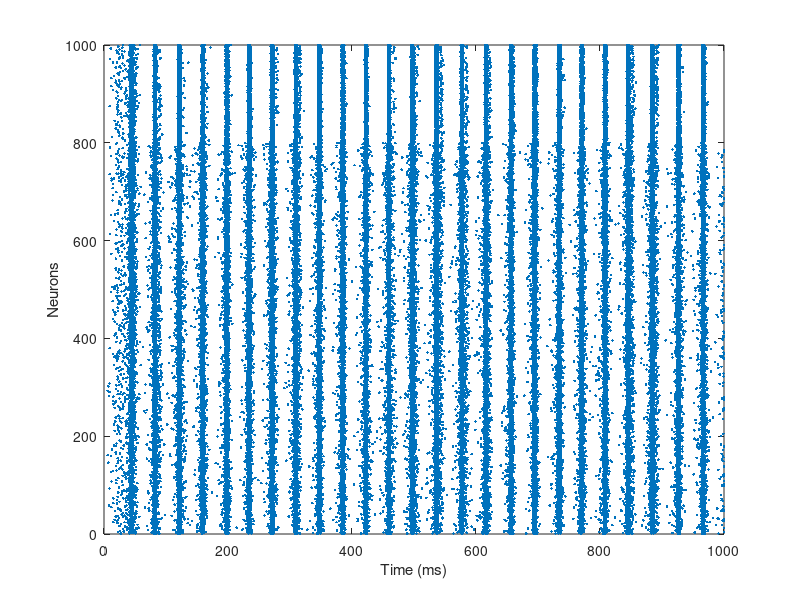

Source code (MATLAB):
%% Simulator - Random networks with Izhikevich neurons
%% D. Bernal-Casas
%% Version 10: 2019 - Adapted from the literature
%% Main Sources:
%% [1] Trappenberg 
%% [2] Dayan and Abbot
%% [3] Churchland and Sejnowski
%% [4] Rolls and Deco
%% [5] Izhikevich
%% [6] Wilson
%% [7] Gerstner

clear all;
close all;
hold off; 
clc;



% Excitatory neurons   Inhibitory neurons
Ne=800;                Ni=200;
re=rand(Ne,1);         ri=rand(Ni,1); 
a=[0.2*ones(Ne,1);    0.02+0.08*ri];
b=[0.2*ones(Ne,1);     0.25-0.05*ri];
c=[-65+15*re.^2;      -65*ones(Ni,1)];
d=[2-6*re.^2;          2*ones(Ni,1)];
S=[0.5*rand(Ne+Ni,Ne),-rand(Ne+Ni,Ni)];

v=-65*ones(Ne+Ni,1);  % Initial values of v
u=b.*v;               % Initial values of u
firings=[];           % spike timings

for t=1:1000          % simulation of 1000 ms 
   I=[5*randn(Ne,1);2*randn(Ni,1)]; % thalamic input 
   fired=find(v>=30); % indices of spikes
   if ~isempty(fired)      
      firings=[firings; t+0*fired, fired];     
      v(fired)=c(fired);  
      u(fired)=u(fired)+d(fired);
      I=I+sum(S(:,fired),2);
   end;
   v=v+0.5*(0.04*v.^2+5*v+140-u+I);
   v=v+0.5*(0.04*v.^2+5*v+140-u+I);
   u=u+a.*(b.*v-u);   
end;

plot(firings(:,1),firings(:,2),'.');
xlabel('Time (ms)'); ylabel('Neurons');